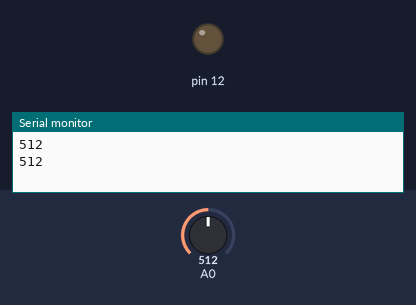
A sketch run on a simulated Arduino Uno, built with avr-gcc and run on an emulated ATmega328P. Shown: output pins drawn as LEDs (lit = HIGH), the last lines printed to the serial monitor. Inputs (shaded band) come from the test bench; at power-on: A0 = 512.

Above: at 1.8 s.
1.9 s: A0 set to 208
3.4 s: A0 set to 186
At 5.1 s:
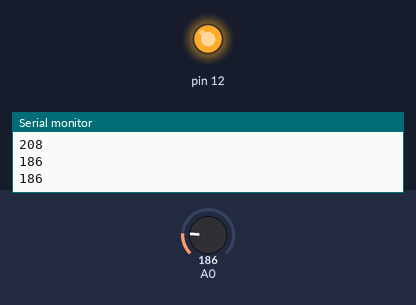
5.5 s: A0 set to 210
At 6.7 s:
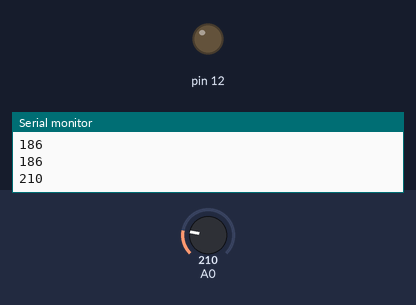
7.5 s: A0 set to 190
At 9.4 s:
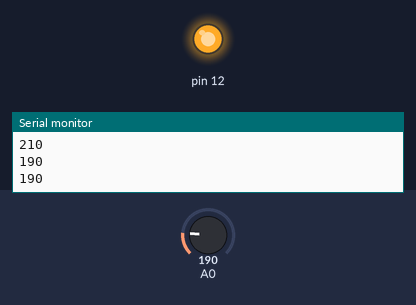
Timing chart, 0 to 10.5 s (numbered marks = the images above; inputs shaded):
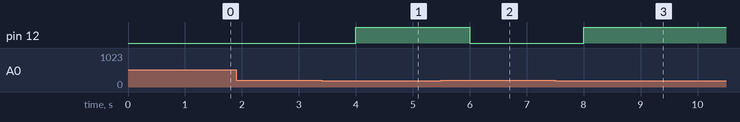

Measured:
- the behaviour switches between 200 and 199 on A0 (found by bisection; images 0 and 1)
- after the input at 3.4 s, pin 12: LOW → HIGH after 0.60 s
- after the input at 5.5 s, pin 12: HIGH → LOW after 0.50 s
- after the input at 7.5 s, pin 12: LOW → HIGH after 0.50 s

The sketch:

LDR_street_light.ino
```cpp
void setup() {
  pinMode(A0, INPUT);
  pinMode(12, OUTPUT);
  Serial.begin(9600);

}

void loop() {
  int analog_value = analogRead(A0);
  Serial.println(analog_value);
  if (analog_value > 200){
    digitalWrite(12, LOW);
  }else if (analog_value < 200){
    digitalWrite(12, HIGH);
  }
  delay(1000);

}
```
